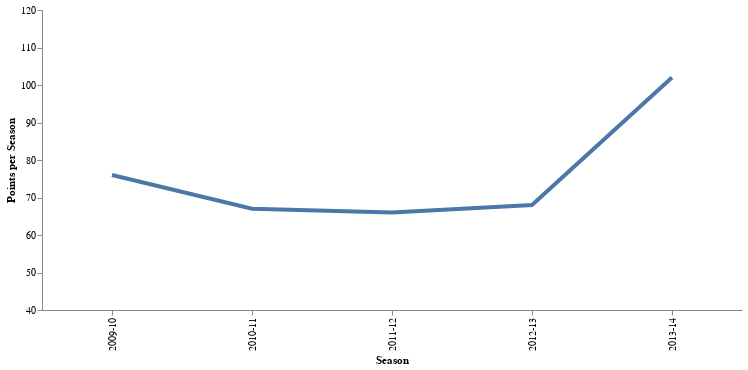

Write notebook code for a chart like this one.
### Code cell
line = alt.Chart(flc).mark_line().encode(
    x=alt.X('Season', title='Season'),
    y=alt.Y('Points:Q', scale=alt.Scale(domain=[40, 120]), title='Points per Season'),
)

nearest = alt.selection(type='single', nearest=True, on='mouseover',
                        fields=['Season'], empty='none')

selectors = alt.Chart(flc).mark_point().encode(
    x='Season',
    opacity=alt.value(0),
).add_selection(
    nearest
)

points = line.mark_point(filled=True).encode(
    opacity=alt.condition(nearest, alt.value(1), alt.value(0))
)

text = line.mark_text(align='left', dx=7, dy=-25).encode(
    text=alt.condition(nearest, 'Points:Q', alt.value(' '))
)

text2 = line.mark_text(align='right', dx=20, dy=-27).encode(
    text=alt.condition(nearest, 'Position', alt.value(''))
)


chart = alt.layer(line, selectors, points,text2).configure_axis(
    grid=False
).configure_point(
    size=100
).configure_line(
    size=4
).configure_view(
    stroke='transparent').properties(width=700, height=300).interactive()
chart

### Figure 1 — Vega-Lite specification as saved in the notebook (floating-point values rounded to 4 significant figures)
{"config": {"view": {"continuousWidth": 400, "continuousHeight": 300, "stroke": "transparent"}, "axis": {"grid": false}, "line": {"size": 4}, "point": {"size": 100}}, "layer": [{"mark": "line", "encoding": {"x": {"type": "nominal", "field": "Season", "title": "Season"}, "y": {"type": "quantitative", "field": "Points", "scale": {"domain": [40, 120]}, "title": "Points per Season"}}, "selection": {"selector009": {"type": "interval", "bind": "scales", "encodings": ["x", "y"]}}}, {"mark": "point", "encoding": {"opacity": {"value": 0}, "x": {"type": "nominal", "field": "Season"}}, "selection": {"selector008": {"type": "single", "nearest": true, "on": "mouseover", "fields": ["Season"], "empty": "none"}}}, {"mark": {"type": "point", "filled": true}, "encoding": {"opacity": {"condition": {"value": 1, "selection": "selector008"}, "value": 0}, "x": {"type": "nominal", "field": "Season", "title": "Season"}, "y": {"type": "quantitative", "field": "Points", "scale": {"domain": [40, 120]}, "title": "Points per Season"}}}, {"mark": {"type": "text", "align": "right", "dx": 20, "dy": -27}, "encoding": {"text": {"condition": {"type": "nominal", "field": "Position", "selection": "selector008"}, "value": ""}, "x": {"type": "nominal", "field": "Season", "title": "Season"}, "y": {"type": "quantitative", "field": "Points", "scale": {"domain": [40, 120]}, "title": "Points per Season"}}}], "data": {"name": "data-3cf9f8a8884fe29279e210a5f1df120f"}, "height": 300, "width": 700, "$schema": "https://vega.github.io/schema/vega-lite/v4.8.1.json", "datasets": {"data-3cf9f8a8884fe29279e210a5f1df120f": [{"Points": 76, "Season": "2009-10", "Position": "Standing: 5th"}, {"Points": 67, "Season": "2010-11", "Position": "Standing: 10th"}, {"Points": 66, "Season": "2011-12", "Position": "Standing: 9th"}, {"Points": 68, "Season": "2012-13", "Position": "Standing: 6th"}, {"Points": 102, "Season": "2013-14", "Position": "Standing: 1st"}]}}
